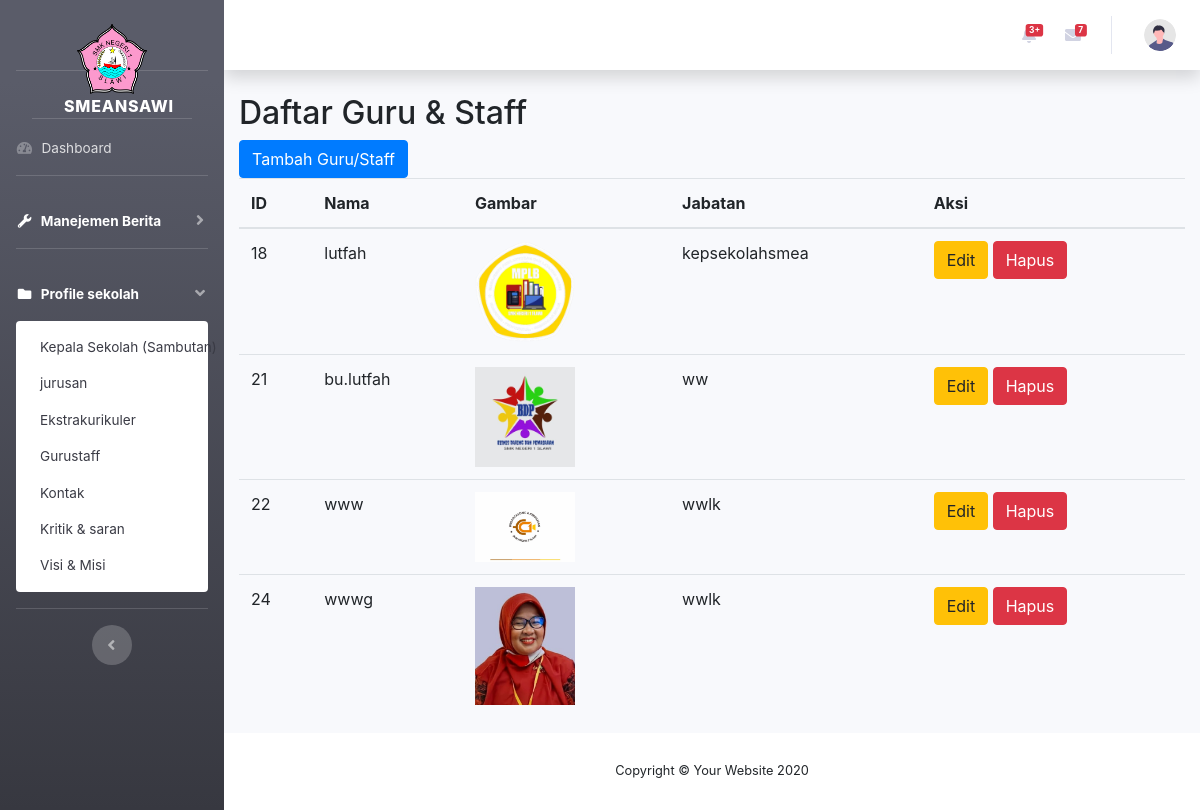
Screenshot of /index.php/gurustaff with the database file from the repository.
### tables this page shows
CREATE TABLE `gurustaff` (
  `id` int NOT NULL,
  `nama` varchar(100) NOT NULL,
  `gambar` varchar(255) DEFAULT NULL,
  `jabatan` varchar(100) DEFAULT NULL,
  `user_id` int DEFAULT NULL
);

### application/controllers/Gurustaff.php (called while the page is built, shortened)
<?php
class Gurustaff extends CI_Controller {
    public function __construct() {
        $this->load->model('Gurustaff_model');
        $this->load->library('upload');
        $this->load->helper('url');
    }
    public function index() {
        $data['gurustaff'] = $this->Gurustaff_model->get_all();
           $this->load->view('admin/header');
        $this->load->view('admin/sidebar');
        $this->load->view('admin/gurustaff/gurustaff_list', $data);
                $this->load->view('admin/footer');
    }
}

### index.php (called while the page is built, shortened)
<?php
require_once BASEPATH.'core/CodeIgniter.php';

### application/models/Gurustaff_model.php (called while the page is built, shortened)
<?php
class Gurustaff_model extends CI_Model
{
    public function get_all() {
        return $this->db->get('gurustaff')->result();
    }
}

### application/views/admin/gurustaff/gurustaff_list.php (the view, shortened to what this page needs)
<!DOCTYPE html>
<html lang="en">
<head>
    <link rel="stylesheet" href="<?= base_url('assets/css/bootstrap.min.css') ?>">
</head>
<body>
<div class="container">
    <h2>Daftar Guru & Staff</h2>
    <a href="<?= site_url('gurustaff/create') ?>" class="btn btn-primary">Tambah Guru/Staff</a>
    <table class="table">
        <thead>
            <tr>
                <th>ID</th>
                <th>Nama</th>
                <th>Gambar</th>
                <th>Jabatan</th>
                <th>Aksi</th>
            </tr>
        </thead>
        <tbody>
            <?php foreach ($gurustaff as $gs): ?>
            <tr>
                <td><?= $gs->id?></td>
                <td><?= $gs->nama ?></td>
                <td>
                    <img src="<?= base_url('uploads/gurustaff/' . $gs->gambar) ?>" width="100" alt="Gambar">
                </td>
                <td><?= $gs->jabatan ?></td>
                <td>
                    <a href="<?= site_url('gurustaff/edit/' . $gs->id) ?>" class="btn btn-warning">Edit</a>
                    <a href="<?= site_url('gurustaff/delete/' . $gs->id) ?>" class="btn btn-danger" onclick="return confirm('Yakin ingin menghapus?')">Hapus</a>
                </td>
            </tr>
            <?php endforeach; ?>
        </tbody>
    </table>
</div>
</body>
</html>

### rows the page displays
gurustaff: id "18", nama "lutfah", gambar (picture), jabatan "kepsekolahsmea"
gurustaff: id "21", nama "bu.lutfah", gambar (picture), jabatan "ww"
gurustaff: id "22", nama "www", gambar (picture), jabatan "wwlk"
gurustaff: id "24", nama "wwwg", gambar (picture), jabatan "wwlk"
